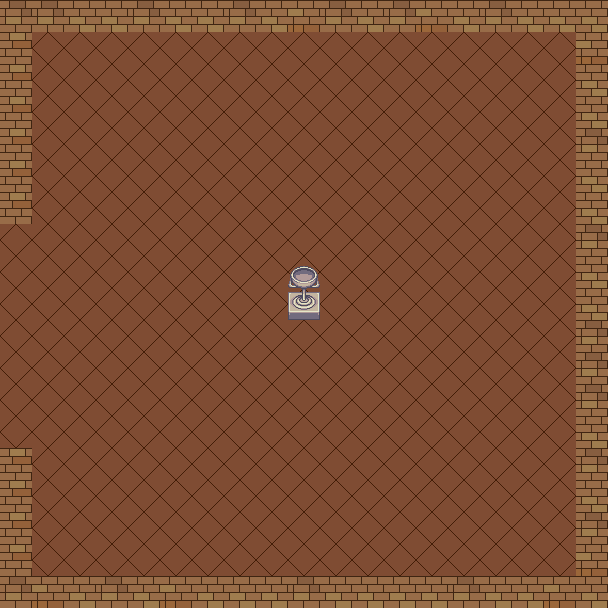

Rendered tile map (Tiled .tmx) drawn with the repository's tilesets; below, a short description and the map source with its tile grids summarised:
An orthogonal 19x19 tile map with 32x32 px tiles, 3 tile layers (Tile Layer 1, Tile Layer 2, Tile Layer 3) and 17 objects (2x down, 2x up, level3, Are you wearing red? That's so wierd!`He, Why are you wearing red?`Oh god, is the , ...).

<map version="1.0" orientation="orthogonal" width="19" height="19" tilewidth="32" tileheight="32">
 <properties>
  <property name="music" value="Music/arcade.wav" />
 </properties>
 <tileset firstgid="1" name="terrain" tilewidth="32" tileheight="32">
  <image source="../terrain.png" width="672" height="736" />
 </tileset>
 <layer name="Tile Layer 1" width="19" height="19">
  <data>[361 cells, 361 non-empty, 1 distinct tile ids]</data>
 </layer>
 <layer name="Tile Layer 2" width="19" height="19">
  <data>[361 cells, 361 non-empty, 6 distinct tile ids]</data>
 </layer>
 <layer name="Tile Layer 3" width="19" height="19">
  <data>[361 cells, 1 non-empty, 1 distinct tile ids]</data>
 </layer>
 <objectgroup name="walls" width="19" height="19">
  <object x="0" y="0" width="608" height="32" />
  <object x="576" y="32" width="32" height="576" />
  <object x="0" y="576" width="576" height="32" />
  <object x="288" y="288" width="32" height="32" />
  <object x="0" y="32" width="32" height="192" />
  <object x="0" y="448" width="32" height="128" />
 </objectgroup>
 <objectgroup name="warps" width="19" height="19">
  <object name="level3" x="-32" y="32" width="32" height="544" />
 </objectgroup>
 <objectgroup name="npc" width="19" height="19">
  <object name="Are you wearing red? That's so wierd!`Hey everyone! Look at this wierdo wearing red!`Everyone knows the cool color is blue!`Hehe, get it... cool." x="160" y="384" width="32" height="64" />
  <object name="Why are you wearing red?`Oh god, is the new color red??`I can never keep up with these fast pace trends...." x="224" y="160" width="32" height="64" />
  <object name="That is some fountain huh!`I feel like I can take anyone on after drinking it!" x="384" y="320" width="32" height="64" />
  <object name="You can play an arcade game by standing in front of it and press [F]`They are so much fun!" x="160" y="224" width="32" height="64" />
 </objectgroup>
 <objectgroup name="arcades" width="19" height="19">
  <object name="0" type="right" x="544" y="256" width="32" height="32" />
  <object name="1" type="down" x="288" y="32" width="32" height="32" />
  <object name="2" type="up" x="288" y="544" width="32" height="32" />
  <object name="3" type="down" x="416" y="32" width="32" height="32" />
  <object name="4" type="up" x="416" y="544" width="32" height="32" />
 </objectgroup>
 <objectgroup name="speech" width="19" height="19">
  <object name="''" type="health" x="288" y="288" width="32" height="32" />
 </objectgroup>
</map>
